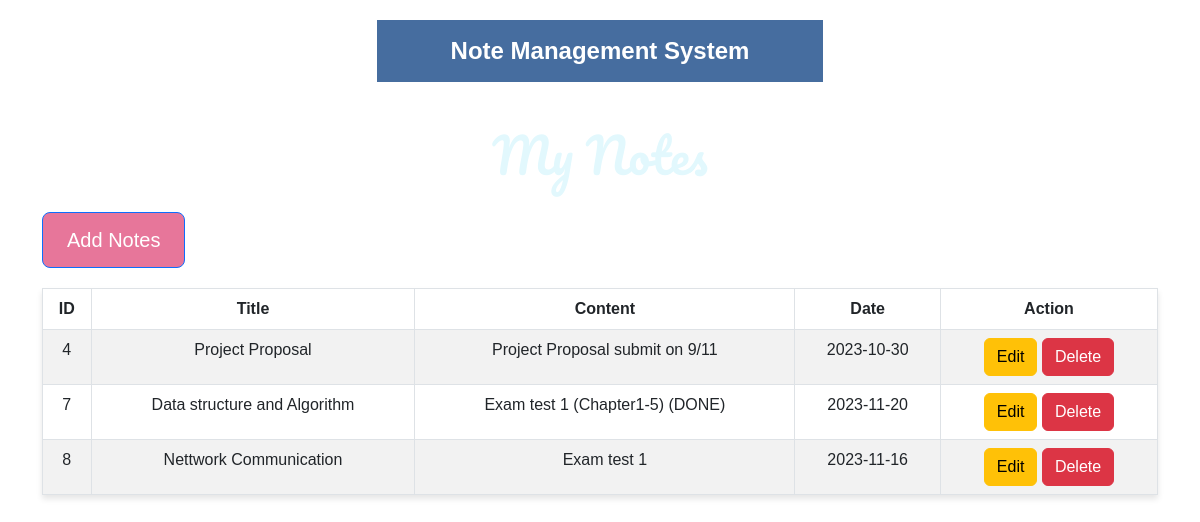
Screenshot of /mini_project/dashboard.php with the database file from the repository.
### tables this page shows
CREATE TABLE `notes` (
  `notesId` int(11) NOT NULL,
  `title` text NOT NULL,
  `content` text NOT NULL,
  `date` date NOT NULL
);

### mini_project/read.php (the view, shortened to what this page needs)
<?php
    include 'db.php';
    $sql = "SELECT * FROM notes";
    $result = $conn->query($sql);
    if($result->num_rows>0)
    {
        while($row=$result->fetch_assoc())
        {
            echo "<tr>";
            echo "<td>".$row["notesId"]."</td>";
            echo "<td>".$row["title"]."</td>";
            echo "<td>".$row["content"]."</td>";
            echo "<td>".$row["date"]."</td>";
            echo "<td>
                    <a href='update_form.php?notesId=".$row["notesId"]." 'class = 'btn btn-warning'>Edit</a>
                    <a href='delete.php?notesId=".$row["notesId"]." 'class = 'btn btn-danger'>Delete</a>
                 </td>";
            echo "</tr>";
        }
    }
    else{
        echo "No notes found.";
    }
?>

### mini_project/dashboard.php (shortened to what this page needs)
<!DOCTYPE html>
<html lang="en">
<head>
    <link rel="stylesheet" href="https://cdn.jsdelivr.net/npm/bootstrap@5.3.0/dist/css/bootstrap.min.css">
    <link rel="stylesheet" href="styles.css">
</head>
<body>
<div class="container">
        <nav class="navbar navbar-expand-lg navbar-dark">
            <a class="navbar-brand mx-auto" href="#" ><b>Note Management System</b></a>
        </nav>
        <br>
        <h2 class="notes-heading" id="notes-heading">My Notes</h2>
        <a href="create_form.php" class="btn btn-primary add-button">Add Notes</a>
        <table class="table table-striped table-bordered">
            <thead>
                <tr>
                    <th>ID</th>
                    <th>Title</th>
                    <th>Content</th>
                    <th>Date</th>
                    <th>Action</th>
                </tr>
            </thead>
            <tbody>
                <?php
                include 'read.php';
                ?>
            </tbody>
        </table>
    </div>
</body>
</html>

### mini_project/styles.css (style rules this page uses)
body { font-family: Arial, sans-serif; background-image: url('https://images5.alphacoders.com/132/1327980.png'); background-size: cover; background-position: center; background-attachment: fixed; }
.container { margin-top: 20px; }
.navbar { background-color: #343a40; }
.navbar-brand { font-size: 24px; }
h2 { text-align: center; color: #007bff; margin-top: 20px; }
.btn-primary { background-color: #007bff; color: #fff; }
table { background-color: #fff; box-shadow: 0 4px 6px rgba(0, 0, 0, 0.1); }
th, td { text-align: center; }
#notes-heading { font-family: 'Pacifico'; font-size: 48px; color: #e2f8fd; text-align: center; margin-top: 20px; }
.add-button { background-color: #e7769a; color: #fff; font-size: 20px; text-decoration: none; padding: 12px 24px; border-radius: 8px; display: inline-block; margin: 20px auto; text-align: center; transition: background-color 0.3s, transform 0.2s; }
.navbar { background-color: #466d9f; width: 40%; margin: 0 auto; display: flex; justify-content: center; align-items: center; }

### rows the page displays
notes: notesId "4", title "Project Proposal", content "Project Proposal submit on 9/11", date "2023-10-30"
notes: notesId "7", title "Data structure and Algorithm", content "Exam test 1 (Chapter1-5) (DONE)", date "2023-11-20"
notes: notesId "8", title "Nettwork Communication", content "Exam test 1", date "2023-11-16"
